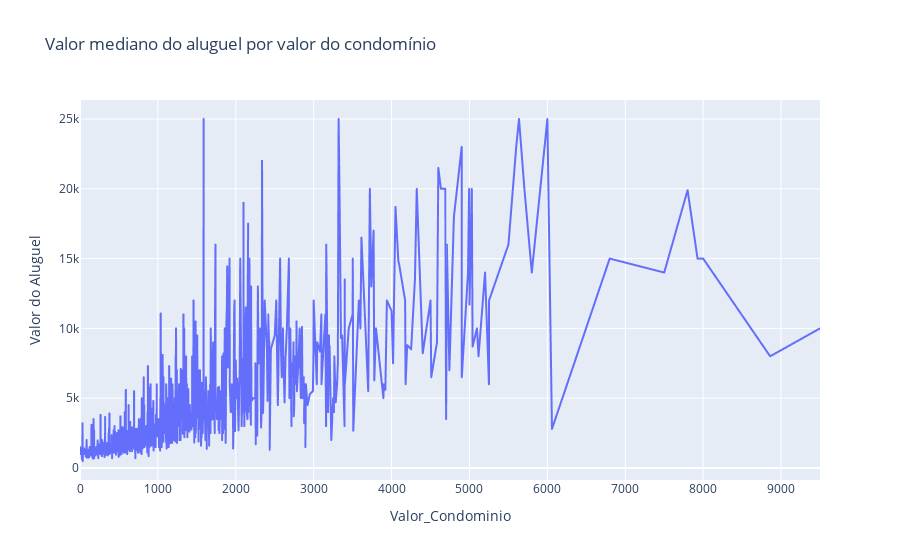

Notebook code cell kept with this figure:
### Code cell
#Valor Aluguel x Valor Condomínio
media_va_vc = df.groupby('Valor_Condominio')['Valor_Aluguel'].median().reset_index()

fig = px.line(media_va_vc, x='Valor_Condominio', y='Valor_Aluguel',
              title='Valor mediano do aluguel por valor do condomínio',
              labels={'Valor_Aluguel': 'Valor do Aluguel', 'Valor_Condominio': 'Valor_Condominio'})
fig.show()

### Figure 1 — Plotly figure (JSON) as saved in the notebook; plotly's stock layout.template omitted (floating-point values rounded to 4 significant figures; data arrays with more than 128 entries replaced by an {"elided": "..."} marker saying what was removed)
{"data": [{"hovertemplate": "Valor_Condominio=%{x}<br>Valor do Aluguel=%{y}<extra></extra>", "legendgroup": "", "line": {"color": "#636efa", "dash": "solid"}, "marker": {"symbol": "circle"}, "mode": "lines", "name": "", "showlegend": false, "type": "scattergl", "x": {"elided": "1186 int values"}, "xaxis": "x", "y": {"elided": "1186 float values"}, "yaxis": "y"}], "layout": {"legend": {"tracegroupgap": 0}, "title": {"text": "Valor mediano do aluguel por valor do condomínio"}, "xaxis": {"anchor": "y", "domain": [0, 1], "title": {"text": "Valor_Condominio"}}, "yaxis": {"anchor": "x", "domain": [0, 1], "title": {"text": "Valor do Aluguel"}}}}
